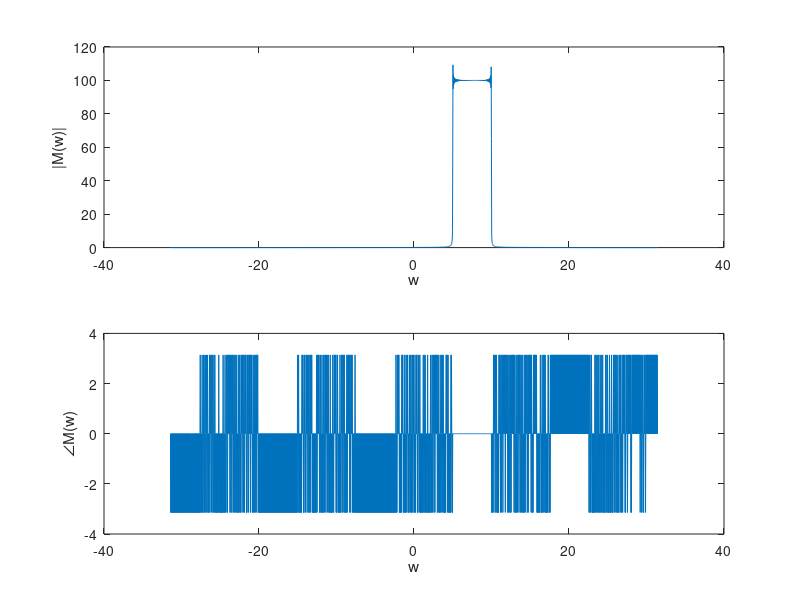
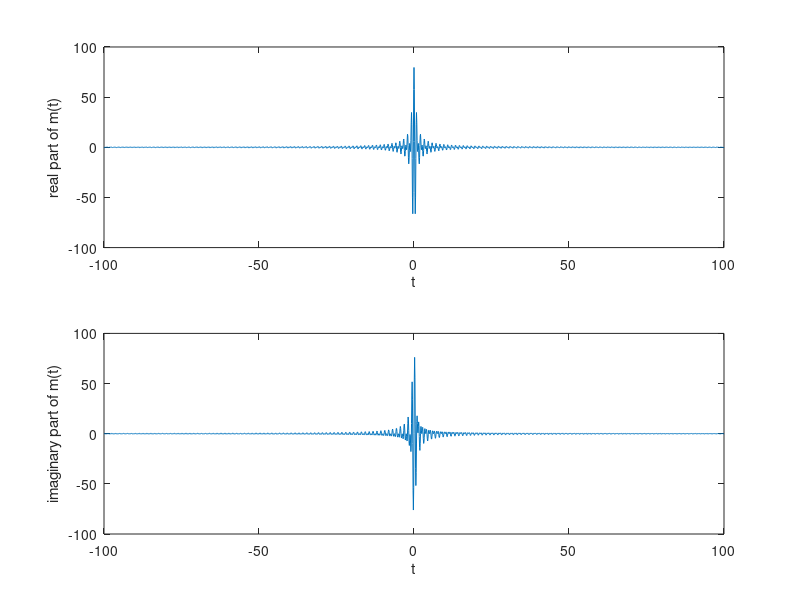

These figures' MATLAB source, in order:
close all
clear all
clc

w = -31.4:0.01:31.4;
H = 5*(abs(w)<=20);


G =@(a) 2*((a>=5)-(a>=10)); % Defining an anonymous function G in frequency domain
g = [];                     % Creating an empty array for g(t)
t = -100:0.1:100;           % The time range
for ii = 1:1:length(t)      % Calculating the inverse fourier transform
    g(ii) = (1/(2*pi))*trapz(w,G(w).*exp(1i.*w.*t(ii)));
end

h = [];
for ii = 1:1:length(t)      % Calculating the inverse fourier transform
    h(ii) = (1/(2*pi))*trapz(w,H.*exp(1i.*w.*t(ii)));
end

% Time domain m(t) would be = g(t) convoluted by h(t)
tau = t;
%% Evaluating m(t) = convolution of g(t)*h(t)
m = conv(g,h,'same');
        % at this point, m is the time domain representation of M

%% Converting it to the frequency domain M(w)
dT = t(2)-t(1);
w=linspace(-pi/dT,pi/dT,length(m));
M = [];
for ii=1:length(w)    
    M(ii)=trapz(t,m.*exp(-1i*w(ii)*t));
end

M_mag = abs(M);
M_ph = angle(M);

figure(1);
subplot(2,1,1);
    plot(w,M_mag);
    xlabel('w');
    ylabel('|M(w)|');
subplot(2,1,2)
    plot(w,M_ph);
    xlabel('w');
    ylabel('\angleM(w)');
    
%% Part B

figure(2);
subplot(2,1,1);
    plot(t,real(m));
    xlabel('t');
    ylabel('real part of m(t)');
subplot(2,1,2);
    plot(t,imag(m));
    xlabel('t');
    ylabel('imaginary part of m(t)');

